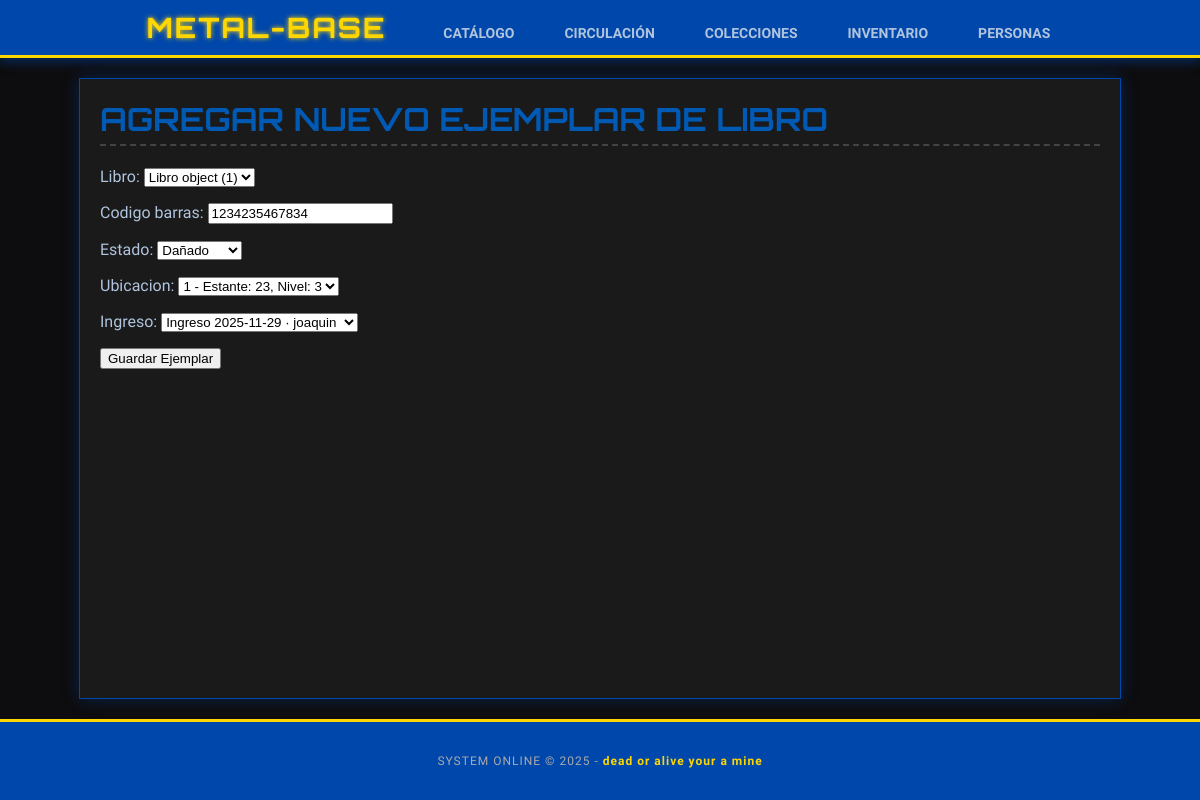
Page /inventario/ejemplares/2/editar/ on the earlier database version.
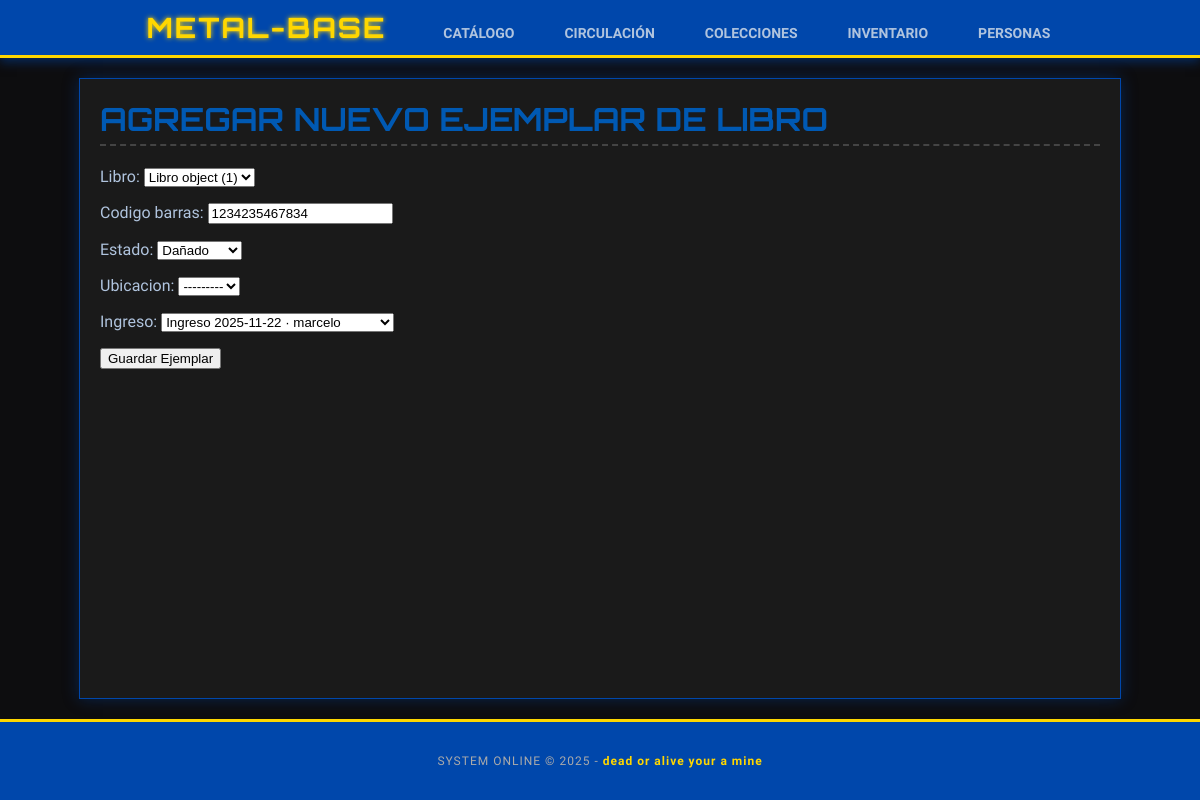
Same page on the later database version.
### inventario/models.py (models this page shows, shortened)
class Ejemplar(models.Model):
    libro = models.ForeignKey(
        Libro, on_delete=models.CASCADE, related_name="ejemplares"
    )
    codigo_barras = models.CharField(max_length=50, unique=True)
    estado = models.CharField(
        max_length=15, choices=ESTADO_EJEMPLAR, default="DISPONIBLE"
    )
    ubicacion = models.ForeignKey(
        Ubicacion, on_delete=models.SET_NULL, null=True, related_name="ejemplares"
    )
    ingreso = models.ForeignKey(
        IngresoInventario, on_delete=models.SET_NULL, null=True, blank=True, related_name="ejemplares"
    )
    class Meta:
        ordering = ["libro__titulo", "codigo_barras"]

### inventario/views.py (the view, shortened to what this page needs)
# urls.py: path('ejemplares/<int:pk>/editar/', EjemplarUpdate.as_view(), name='ejemplar_update'),
class EjemplarUpdate(UpdateView):
    model = Ejemplar
    template_name = 'inventario/ejemplar_form.html' # Reutilizamos formulario
    fields = ['libro', 'codigo_barras', 'estado', 'ubicacion', 'ingreso']

### colecciones/models.py (called while the page is built)
    def __str__(self):
        return f"{self.sala} - Estante: {self.estante}, Nivel: {self.nivel}"

### inventario/models.py (called while the page is built)
    def __str__(self):
        prov = self.proveedor.nombre if self.proveedor else "Sin proveedor"
        return f"Ingreso {self.fecha} · {prov}"

### inventario/templates/inventario/ejemplar_form.html (shortened to what this page needs)
{% extends "base.html" %}
{% block content %}
    <h1>Agregar Nuevo Ejemplar de Libro</h1>
    <form method="post">
        {{ form.as_p }}
        <button type="submit">Guardar Ejemplar</button>
    </form>
{% endblock %}

Differences in the rows shown:
changed Ejemplar "Libro object (1)": ubicacion "1 - Estante: 23, Nivel: 3" → "---------"; ingreso "Ingreso 2025-11-29 · joaquin" → "Ingreso 2025-11-22 · marcelo"
